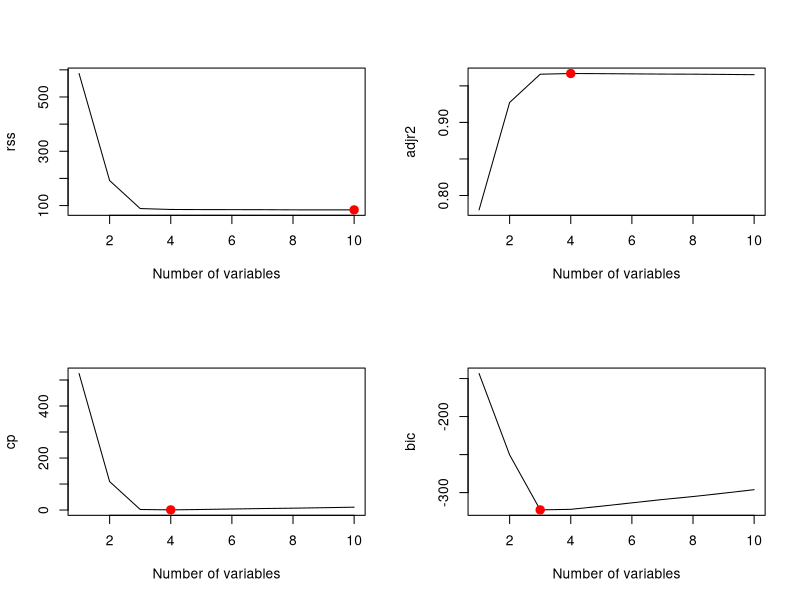
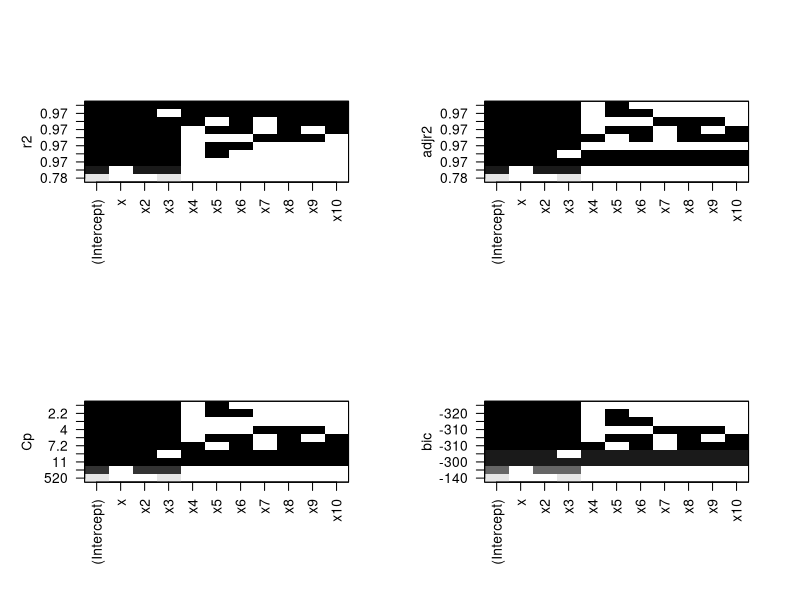
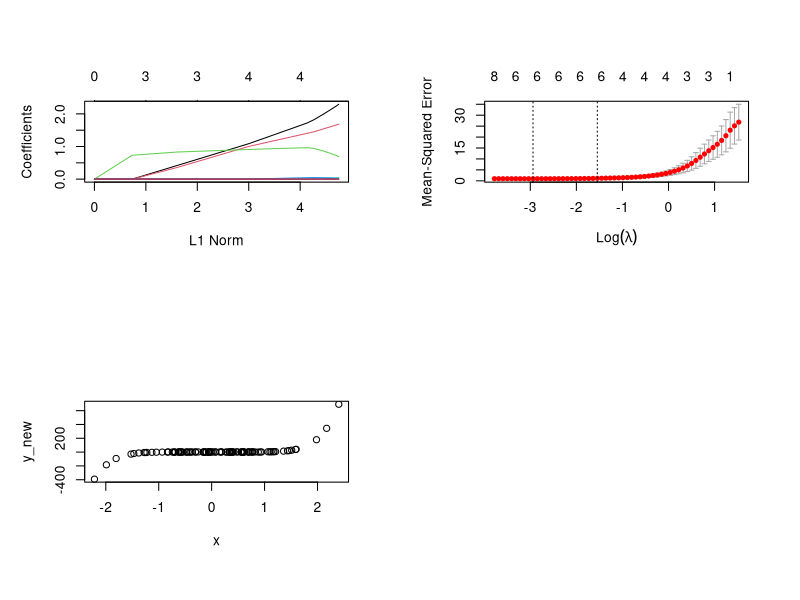
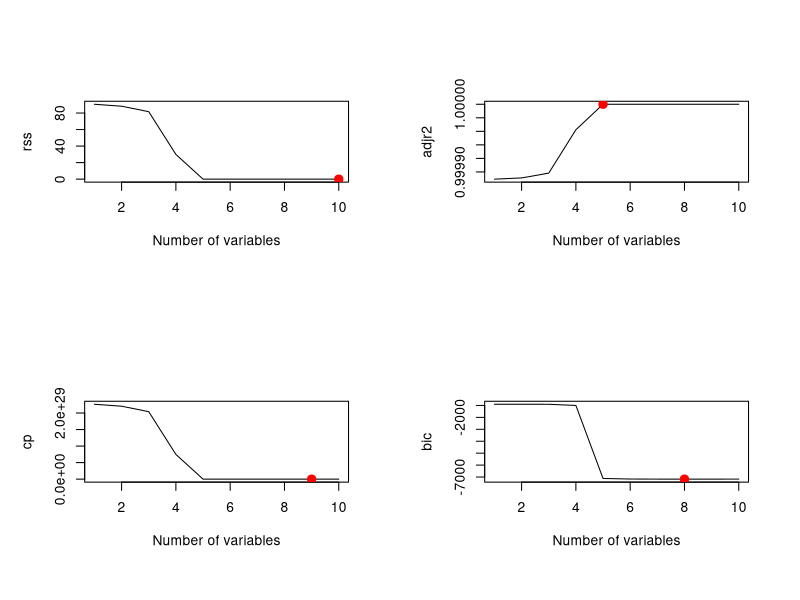
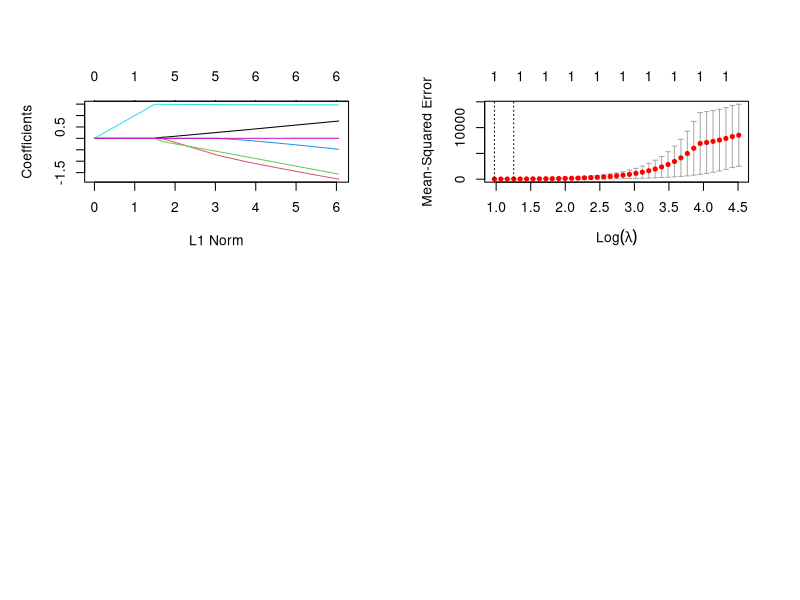

Here is the R script that generated these plots, in order:
# Applied

# Constants ----
lambda_grid <- 10^seq(10, -2, length = 100)
# Plot constants
xlab_text <- "Number of variables"
plot_split <- c(2, 2)
# Exercise 8
n <- 100
beta_vector <- c(1, 2, 2, 1)
exercise8_max_variables <- 10
best_selection_plotted_variables <- c("rss", "adjr2", "cp", "bic")
# END Constants ----

# Functions ----
plot_regsubsets <- function(reg_object, variable_names) {
    par(mfrow = plot_split)
    # Plot variable 1
    # accessing elements using ["var"] returns a list and we can't plot that
    var1 <- get(variable_names[1], reg_object) # reg_object[variable_names[1]]
    plot(var1, xlab = xlab_text, ylab = variable_names[1], type = "l")
    var1_min <- which.min(var1)
    points(var1_min, var1[var1_min], col = "red", cex = 2, pch = 20)
    # Plot variable 2
    var2 <- get(variable_names[2], reg_object) # reg_object[variable_names[2]]
    plot(var2, xlab = xlab_text, ylab = variable_names[2], type = "l")
    var2_max <- which.max(var2)
    points(var2_max, var2[var2_max], col = "red", cex = 2, pch = 20)

    # Plot Cp and BIC(variable 3 and 4)
    var3 <- get(variable_names[3], reg_object) # reg_object[variable_names[3]]
    plot(var3, xlab = xlab_text, ylab = variable_names[3], type = "l")
    var3_min <- which.min(var3)
    points(var3_min, var3[var3_min], col = "red", cex = 2, pch = 20)

    var4 <- get(variable_names[4], reg_object) # reg_object[variable_names[4]]
    plot(var4, xlab = xlab_text, ylab = variable_names[4], type = "l")
    var4_min <- which.min(var4)
    points(var4_min, var4[var4_min], col = "red", cex = 2, pch = 20)

    return(c(var1_min, var2_max, var3_min, var4_min))
}
# END Functions ----
# 8.
# a)
set.seed(1)
x <- rnorm(n)
error_term <- rnorm(n)
y <- beta_vector[1] + beta_vector[2] * x + beta_vector[3] * x^2 + beta_vector[4] * x^3 + error_term
# plot(x, y)
# c)
library("leaps")

regsubsets_data <- data.frame(
    y,
    x,
    "x2" = x^2,
    "x3" = x^3,
    "x4" = x^4,
    "x5" = x^5,
    "x6" = x^6,
    "x7" = x^7,
    "x8" = x^8,
    "x9" = x^9,
    "x10" = x^10
)
regfit_full <- regsubsets(y ~ ., regsubsets_data, nvmax = exercise8_max_variables)
regfit_summary <- summary(regfit_full) # 2 and 3 variable are most important
names(regfit_summary)
regfit_summary$rsq
# Plot where Adj. R2 is maximized: at 8
plot_regsubsets(regfit_summary, best_selection_plotted_variables)
# Both show that min is at 3 variables
# This plots show some frequencies, the darker it is the better(?)
plot(regfit_full, scale = "r2")
plot(regfit_full, scale = "adjr2")
plot(regfit_full, scale = "Cp")
plot(regfit_full, scale = "bic")
coef(regfit_full, 3)
# x: 1.9865742   x2: 2.2103249   x3: 1.0377563
# real: x: 2 x2: 2 x3: 1

# d) use forward and backward selection and compare to c)
regfit_forward <- regsubsets(y ~ ., regsubsets_data, nvmax = exercise8_max_variables, method = "forward")
summary(regfit_forward)
regfit_backward <- regsubsets(y ~ ., regsubsets_data, nvmax = exercise8_max_variables, method = "backward")
summary(regfit_backward)
# x3 different
# for forward 1 var is most important?
# for backward 3 var is most important?
# It seems that all models with vars > 2 are different
coef(regfit_full, 3)
coef(regfit_forward, 3)
coef(regfit_backward, 3)
# Backward seem to be the most inaccurate
# e) lasso
library("glmnet")
# generate x , y
model_x <- model.matrix(y ~ ., regsubsets_data)[, -1]
model_y <- y
lasso_mod <- glmnet(model_x, model_y, alpha = 1, lambda = lambda_grid)
plot(lasso_mod)
# use cross-validation for lambda
set.seed(2)
lasso_cv_out <- cv.glmnet(model_x, model_y, alpha = 1)
plot(lasso_cv_out)
lasso_best_lambda <- lasso_cv_out$lambda.min # 0.052
lasso_coefficients <- predict(lasso_mod, type = "coefficients", s = lasso_best_lambda)
lasso_coefficients[1:4] # for x:x4
beta_vector
# it seems that lasso performed worse in terms of coefficients than selection

# f) do the same with new model
beta_7 <- 1.5
y_new <- beta_vector[1] + beta_7 * x^7 + error_term
plot(x, y_new)
# best model selection
regfit2_full <- regsubsets(y_new ~ ., regsubsets_data, nvmax = exercise8_max_variables)
regfit2_summary <- summary(regfit2_full)

regfit2_extreme_values <- plot_regsubsets(regfit2_summary, best_selection_plotted_variables)
regfit2_extreme_values
# Model selection by statistic
coef(regfit2_full, regfit2_extreme_values[1]) # r2
coef(regfit2_full, regfit2_extreme_values[2]) # adj2
coef(regfit2_full, regfit2_extreme_values[3]) # cp
coef(regfit2_full, regfit2_extreme_values[4]) # bic

# Lasso
model2_x <- model.matrix(y_new ~ ., regsubsets_data)[, -1] # throw out intercept
model2_y <- y_new
lasso2_mod <- glmnet(model2_x, model2_y, alpha = 1, lambda = lambda_grid)
plot(lasso2_mod)
# use cross-validation for lambda
set.seed(3)
lasso2_cv_out <- cv.glmnet(model2_x, model2_y, alpha = 1)
plot(lasso2_cv_out)
lasso2_best_lambda <- lasso2_cv_out$lambda.min # 2.65
lasso2_coefficients <- predict(lasso2_mod, type = "coefficients", s = lasso2_best_lambda)
lasso2_coefficients
# all other variables are thrown away, only 7th is left. coef: 1.45
